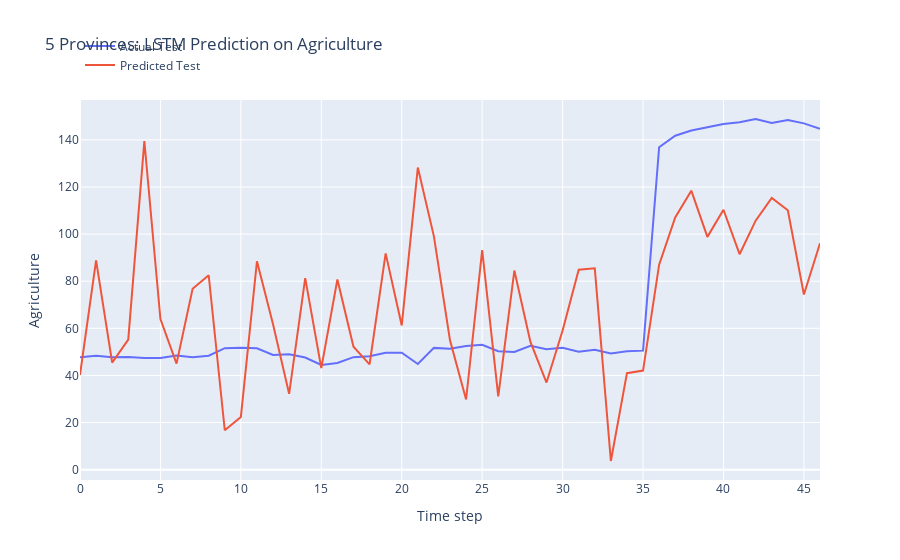

Here is the notebook cell this chart was saved with:
### Code cell
# invert predictions
test_predict = scaler_4.inverse_transform(test_predict)
print('test_predict:', test_predict.shape)

# invert y_test 
y_test_scaled_inversed = scaler_4.inverse_transform(y_test_scaled)
print('y_test_scaled_inversed:', y_test_scaled_inversed.shape)

print('Test Mean Absolute Error:', mean_absolute_error(y_test, test_predict))
print('Test Root Mean Squared Error:',np.sqrt(mean_squared_error(y_test, test_predict)))

# Calculate R-squared using sklearn's r2_score function
r2 = r2_score(y_test, test_predict)
print("Test R-squared:", r2)

# plot the actual and predicted values for test data
trace1 = go.Scatter(x=np.arange(len(y_test)), y=y_test.flatten(), mode='lines', name='Actual Test')
trace2 = go.Scatter(x=np.arange(len(test_predict)), y=test_predict.flatten(), mode='lines', name='Predicted Test')

# Create layout
layout = go.Layout(
    title='5 Provinces: LSTM Prediction on Agriculture',
    xaxis=dict(title='Time step'),
    yaxis=dict(title='Agriculture'),
    legend=dict(x=0, y=1.18)
)

# Create figure
fig = go.Figure(data=[trace1, trace2], layout=layout)

# Show plot
fig.show()

### Figure 1 — Plotly figure (JSON) as saved in the notebook; plotly's stock layout.template omitted (floating-point values rounded to 4 significant figures)
{"data": [{"mode": "lines", "name": "Actual Test", "type": "scatter", "x": [0, 1, 2, 3, 4, 5, 6, 7, 8, 9, 10, 11, 12, 13, 14, 15, 16, 17, 18, 19, 20, 21, 22, 23, 24, 25, 26, 27, 28, 29, 30, 31, 32, 33, 34, 35, 36, 37, 38, 39, 40, 41, 42, 43, 44, 45, 46], "y": [47.73, 48.33, 47.73, 47.83, 47.38, 47.45, 48.51, 47.69, 48.39, 51.57, 51.73, 51.51, 48.67, 48.97, 47.59, 44.44, 45.29, 47.76, 48.15, 49.66, 49.61, 44.85, 51.69, 51.32, 52.48, 52.99, 50.31, 49.95, 52.6, 51.1, 51.78, 50.09, 50.92, 49.35, 50.28, 50.52, 136.9, 141.8, 144.0, 145.3, 146.8, 147.5, 148.9, 147.2, 148.4, 147.0, 144.7]}, {"mode": "lines", "name": "Predicted Test", "type": "scatter", "x": [0, 1, 2, 3, 4, 5, 6, 7, 8, 9, 10, 11, 12, 13, 14, 15, 16, 17, 18, 19, 20, 21, 22, 23, 24, 25, 26, 27, 28, 29, 30, 31, 32, 33, 34, 35, 36, 37, 38, 39, 40, 41, 42, 43, 44, 45, 46], "y": [40.2, 88.88, 45.46, 55.2, 139.5, 63.96, 45.02, 76.81, 82.54, 16.73, 22.38, 88.48, 61.68, 32.17, 81.29, 43.12, 80.75, 52.17, 44.71, 91.84, 61.23, 128.3, 99.06, 54.92, 29.78, 93.18, 31.14, 84.53, 54.24, 36.97, 59.1, 84.86, 85.48, 3.666, 40.95, 42.05, 87.01, 107.0, 118.4, 98.83, 110.3, 91.47, 105.7, 115.4, 110.1, 74.34, 96.14]}], "layout": {"legend": {"x": 0, "y": 1.18}, "title": {"text": "5 Provinces: LSTM Prediction on Agriculture"}, "xaxis": {"title": {"text": "Time step"}}, "yaxis": {"title": {"text": "Agriculture"}}}}
